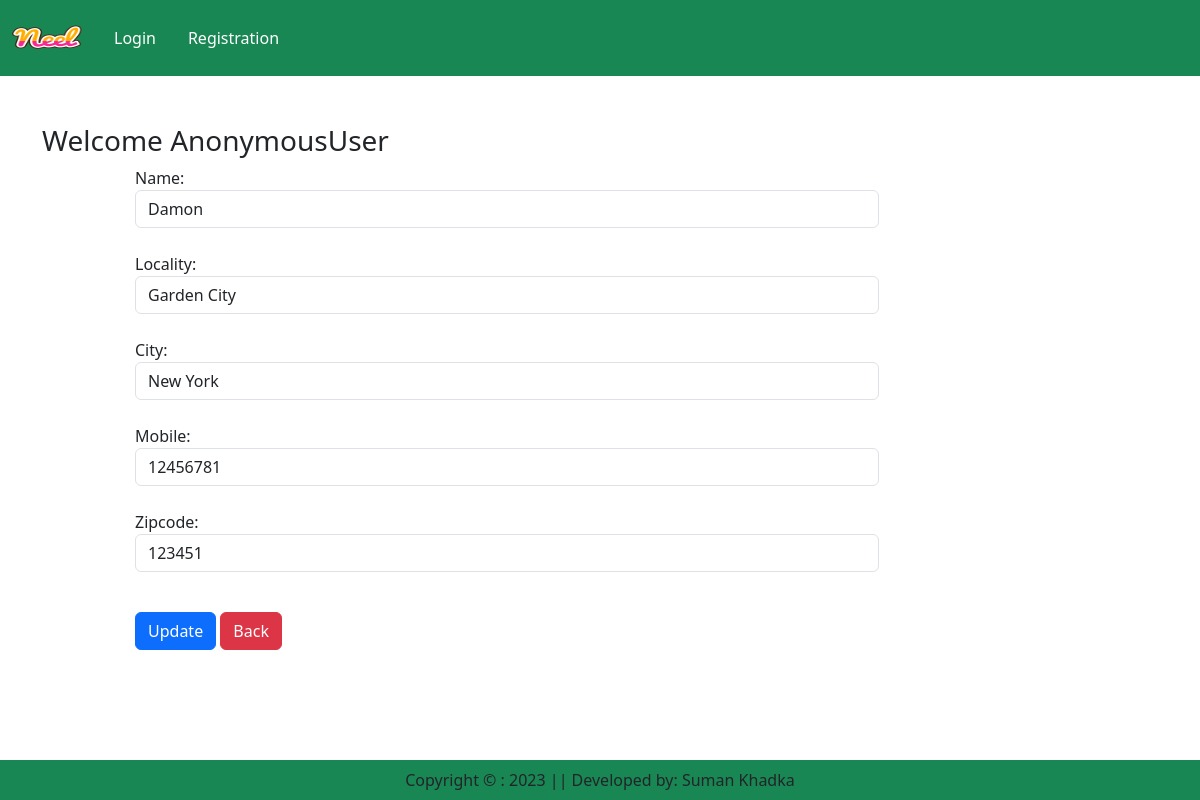
Screenshot of /updateAddress/1 with the database file from the repository.
### app/models.py (models this page shows, shortened)
class Customer(models.Model):
    user = models.ForeignKey(User, on_delete=models.CASCADE)
    name = models.CharField(max_length=200)
    locality = models.CharField(max_length=200)
    city = models.CharField(max_length=50)
    mobile = models.IntegerField(default=0)
    zipcode = models.IntegerField()

### app/views.py (the view, shortened to what this page needs)
# urls.py: path("updateAddress/<int:pk>", views.updateAddress.as_view(), name="updateAddress"),
class updateAddress(View):
    def get(self, request, pk):
        add = Customer.objects.get(pk=pk)
        form = CustomerProfileForm(instance=add)
        return render(request, 'app/updateAddress.html', locals())

### app/forms.py
class CustomerProfileForm(forms.ModelForm):
    class Meta:
        model = Customer
        fields = ['name','locality', 'city', 'mobile', 'zipcode']
        widgets = {
            'name':forms.TextInput(attrs={'class':'form-control'}),
            'locality':forms.TextInput(attrs={'class':'form-control'}),
            'city':forms.TextInput(attrs={'class':'form-control'}),
            'mobile':forms.NumberInput(attrs={'class':'form-control'}),
            'zipcode':forms.NumberInput(attrs={'class':'form-control'}),
        }

### app/templates/app/updateAddress.html (shortened to what this page needs)
{% extends 'app/base.html' %}
{% load static %}
{% block main-content %}
    <div class="container my-5">
        <div class="row">
            <h3>Welcome <span class="text-capitalize">{{request.user}}</span></h3>
        </div>
        <div class="col-sm-8 offset-sm-1">
            <form action="" method="post">
                    {% for fm in form %}
                        {{fm.label_tag}} {{fm}} <small class="text-danger">{{fm.errors | striptags}}</small> <br>
                    {% endfor %}
                    <div class="col-12 mt-3">
                        <button type="submit" class="btn btn-primary">Update</button>
                        <a href="{% url 'address' %}" type="button" class="btn btn-danger">Back</a>
                    </div>
            </form>
        </div>
    </div>
{% endblock main-content %}

### rows the page displays
Customer: form "Damon" "Garden City" "New York" "12456781" "123451"

### other values shown
{{ request.user }} "AnonymousUser"
{{ fm.label_tag }} "Name:" "Locality:" "City:" "Mobile:" "Zipcode:"
